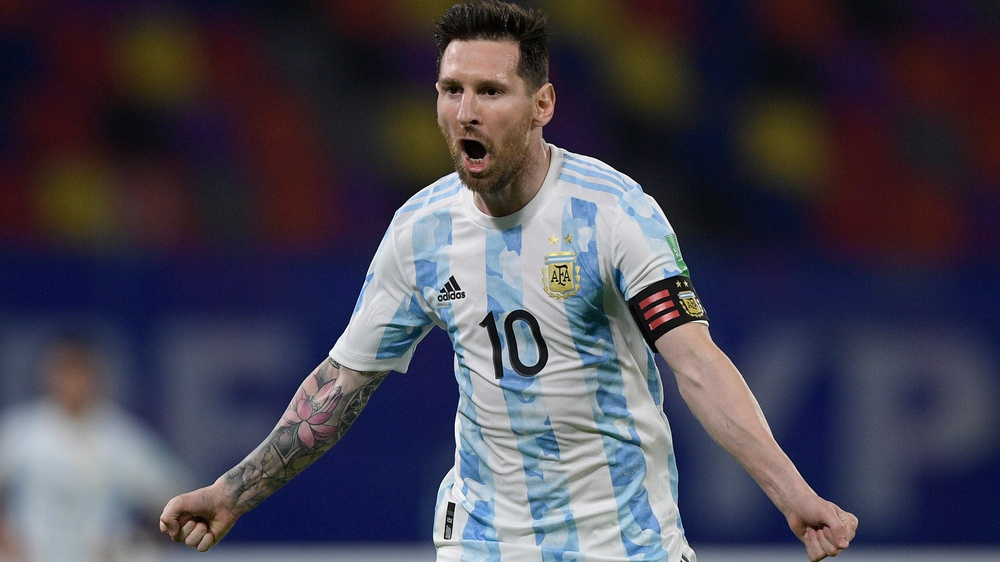
#> input picture source.jpg, 1000 x 562 px, shrunk from 1920 x 1080 before the run
$ python test2.py   (older library calls are emulated)
#> lines starting #> are read from the running program, lines starting #| are printed output that depends on the picture; after the words box and inside, x2 and y2 are one past the last pixel; in counts of white or black regions, pixels touching at a corner belong together
import cv2
# import numpy as np
from matplotlib import pyplot as plt

img = cv2.imread("source.jpg", -1)
#> img is the input picture: shape (562, 1000, 3); mean B, G, R 81.1, 67.5, 70.7
img=cv2.cvtColor(img,cv2.COLOR_BGR2RGB)
edges = cv2.Canny(img,100,200)
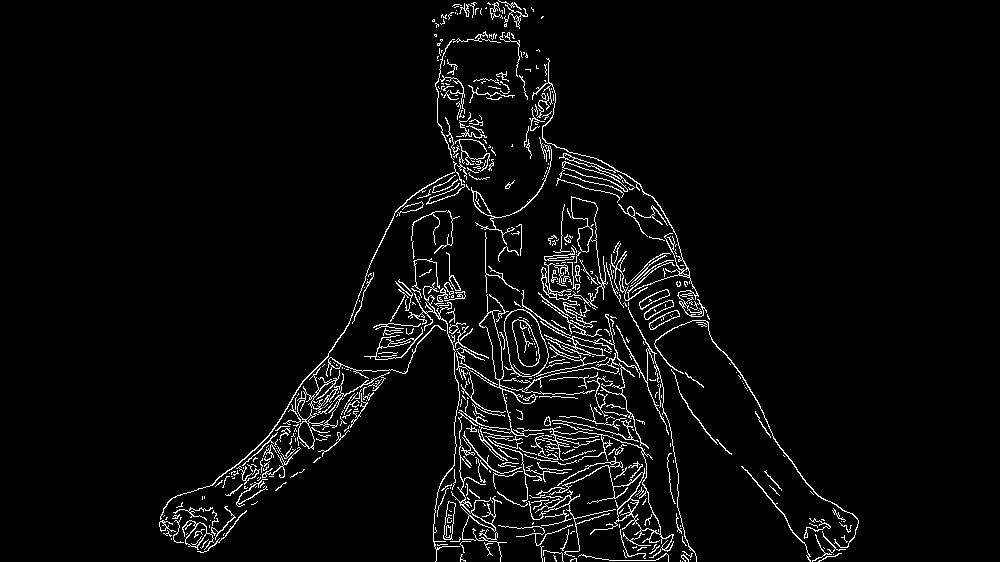
#> edges: shape (562, 1000); 4.1% white in thin lines or dots, all inside (x1, y1, x2, y2) = (159, 0, 859, 562)

titles = ['image', 'Canny']
images = [img,edges]
for i in range(2):
    plt.subplot(1, 2, i+1), plt.imshow(images[i], 'gray')
    plt.title(titles[i])
    plt.xticks([]);plt.yticks([])
plt.show()
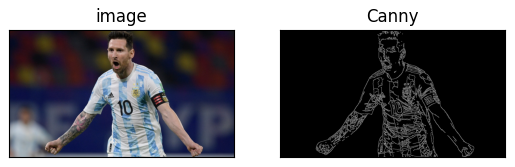
#> figure drawn by matplotlib, 2 panels

# [30 lines of commented-out code are left out]

$ run again, with source1.jpg copied over source.jpg
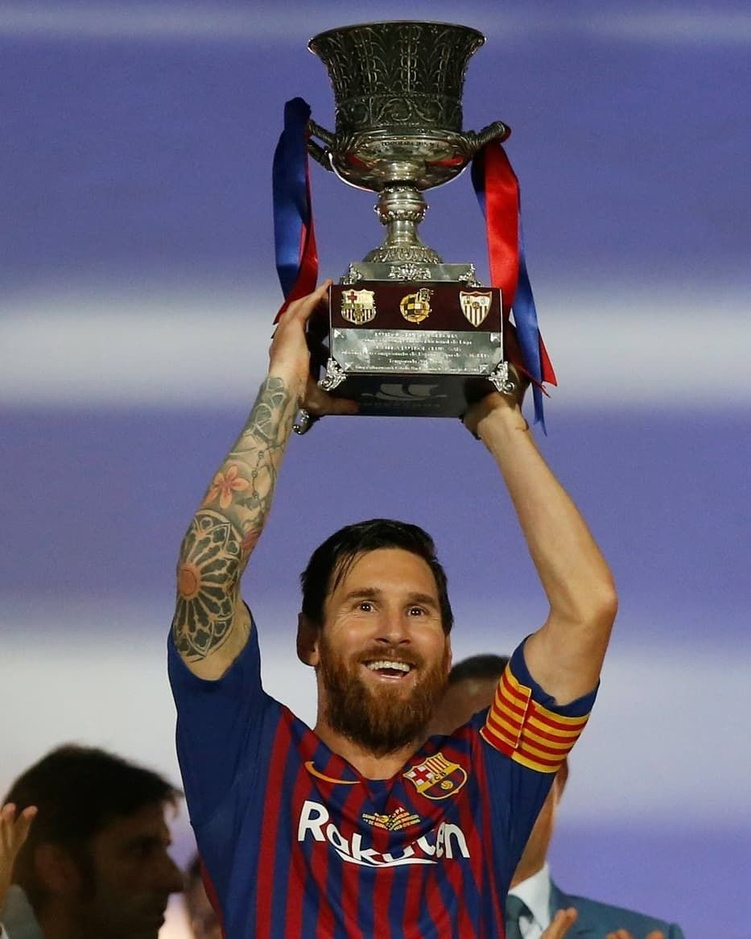
#> input picture source1.jpg, 751 x 939 px, shrunk from 933 x 1166 before the run
#> img is the input picture: shape (939, 751, 3); mean B, G, R 119.5, 98, 105
#> `edges = cv2.Canny(img,100,200)`:
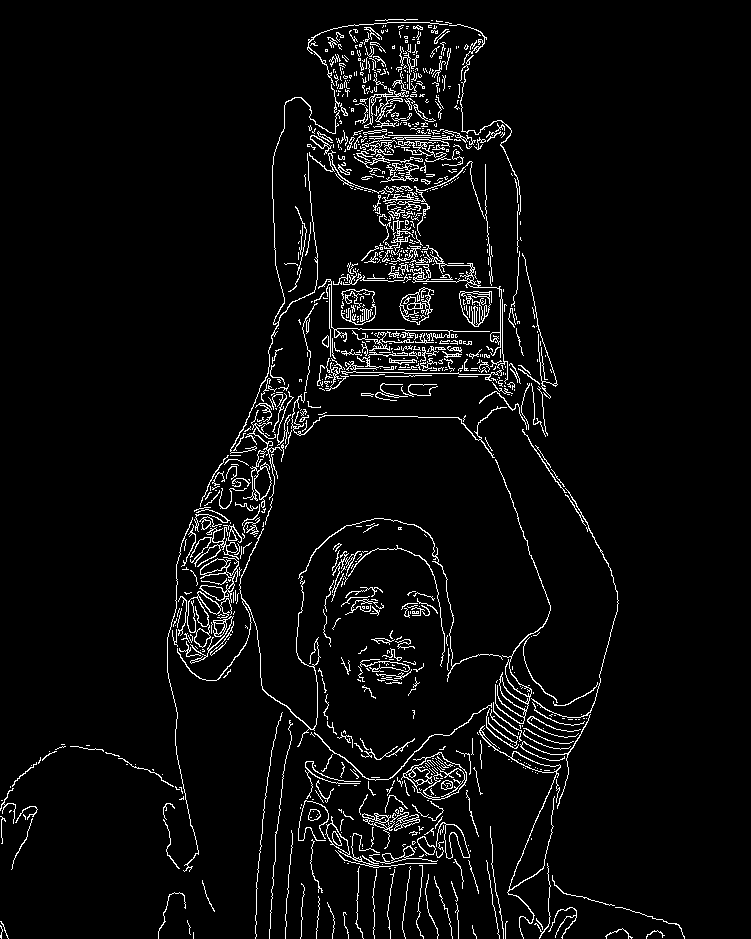
#> edges: shape (939, 751); 4.5% white in thin lines or dots, all inside (x1, y1, x2, y2) = (0, 19, 685, 939)
#> `plt.show()`:
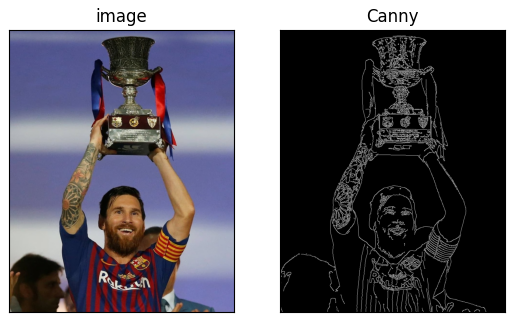
#> figure drawn by matplotlib, 2 panels
